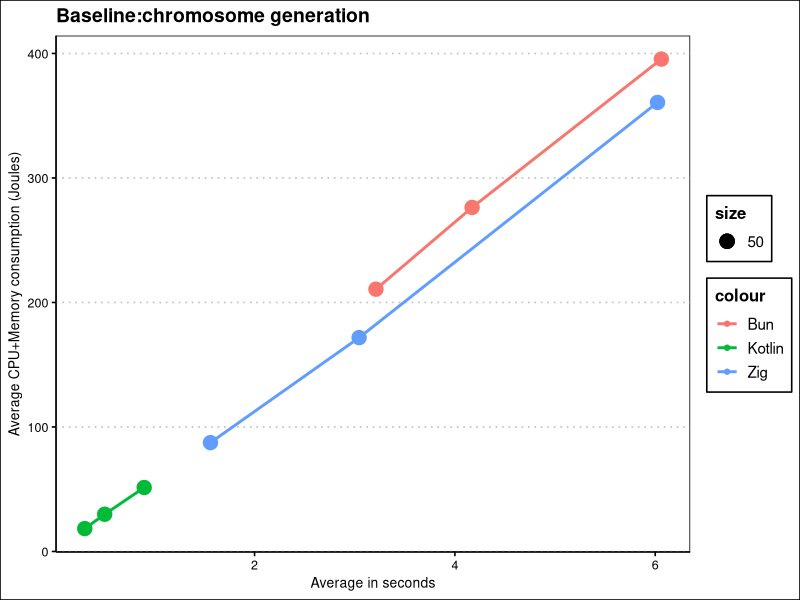
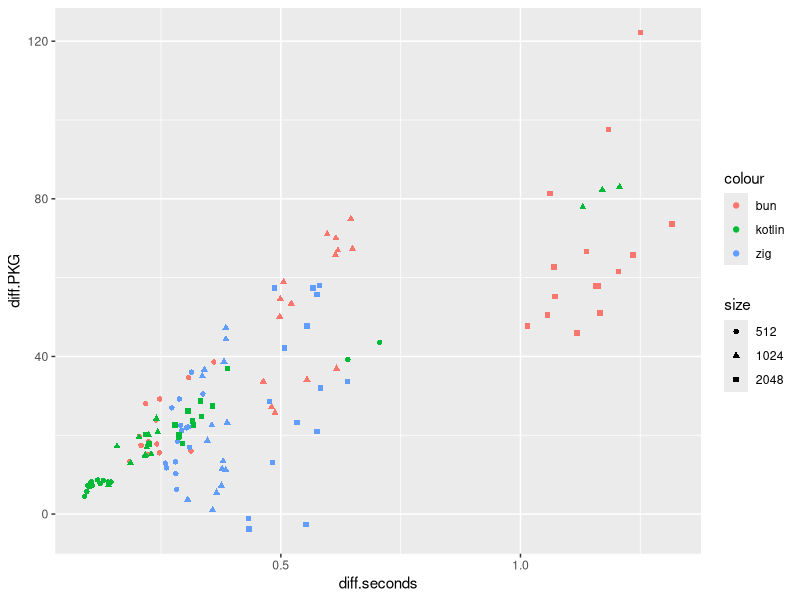
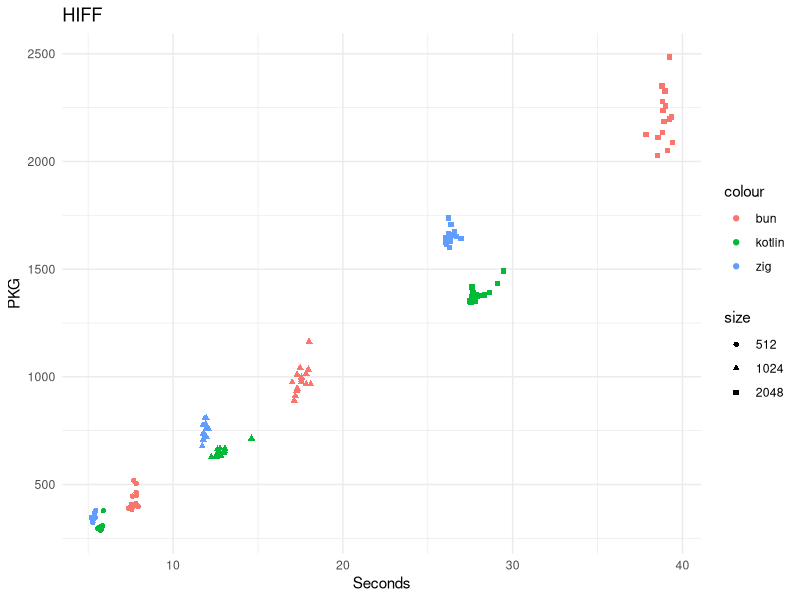
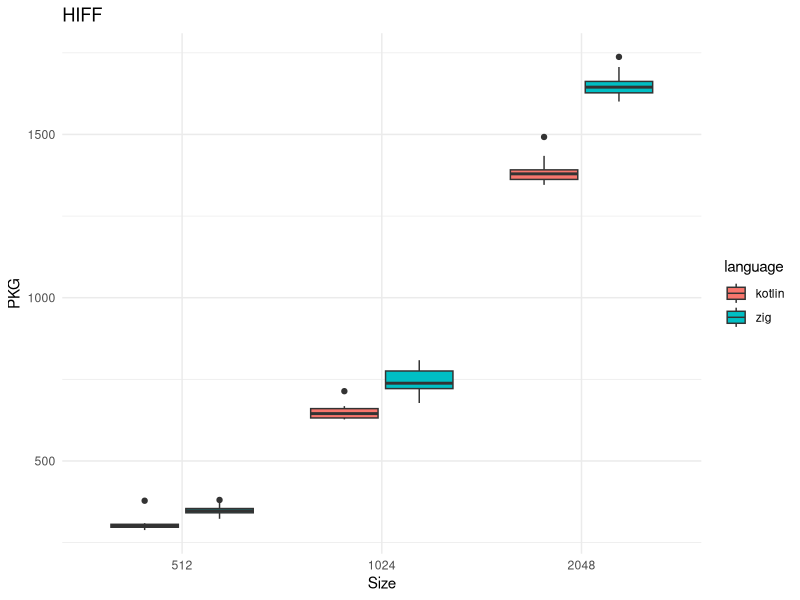
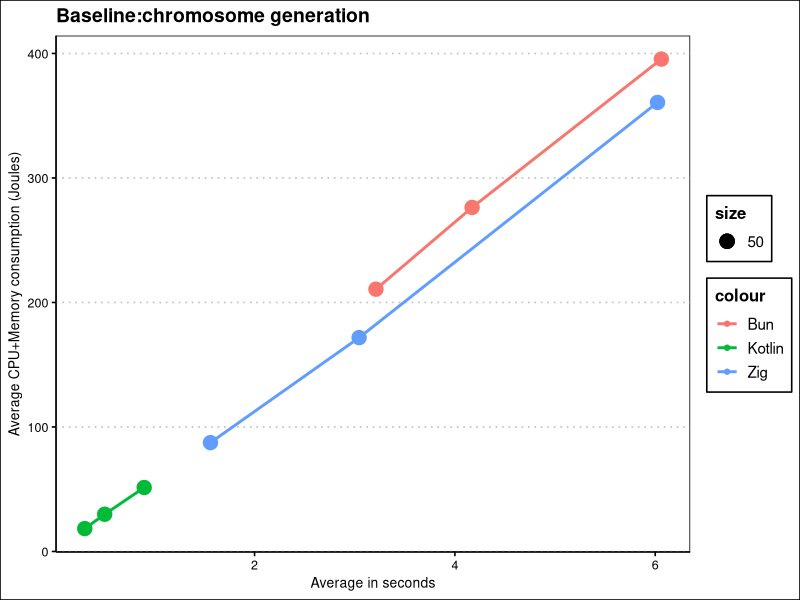

Generate these figures, in order, with R:
## ----lion.setup, echo=F, message=F, fig.pos="h!tb", fig.height=4, fig.cap="Average running time and PKG (CPUs and memory) energy consumption generating 40K chromosomes for the three languages (represented with different colors); dot size is proportional to the logarithm of the chromosome size."----
library(dplyr)
library(ggplot2)
library(ggthemes)
generate.chromosomes.bun <- read.csv("../data/generate-chromosomes-bun-lion-24.csv")
generate.chromosomes.bun  %>% group_by( size ) %>% summarise( mean.pkg = mean( PKG ), mean.seconds = mean( seconds ) ) -> generate.chromosomes.bun.avg

generate.chromosomes.zig <- read.csv("../data/lion-zig-gen-23-Feb-12-03-41.csv")
generate.chromosomes.zig %>% group_by( size ) %>% summarise( mean.pkg = mean( PKG ), mean.seconds = mean( seconds ) ) -> generate.chromosomes.zig.avg

generate.chromosomes.kotlin <- read.csv("../data/generate-chromosomes-kotlin-lion-24.csv")
generate.chromosomes.kotlin %>% group_by( size ) %>% summarise( mean.pkg = mean( PKG ), mean.seconds = mean( seconds ) ) -> generate.chromosomes.kotlin.avg

# Add labels for x and y axes
generate.chromosomes.bun.avg$size <- as.factor(generate.chromosomes.bun.avg$size)
generate.chromosomes.zig.avg$size <- as.factor(generate.chromosomes.zig.avg$size)
generate.chromosomes.kotlin.avg$size <- as.factor(generate.chromosomes.kotlin.avg$size)
ggplot(generate.chromosomes.bun.avg, aes(x=mean.seconds,y=mean.pkg,color="Bun"))+ geom_point(data=generate.chromosomes.bun.avg, aes(x=mean.seconds,y=mean.pkg,color="Bun",size=50))+geom_line(linewidth=1)+geom_point(data=generate.chromosomes.zig.avg,aes(x=mean.seconds,y=mean.pkg,color="Zig", size=50))+geom_line(data=generate.chromosomes.zig.avg,aes(x=mean.seconds,y=mean.pkg,color="Zig"),linewidth=1)+geom_point(data=generate.chromosomes.kotlin.avg,aes(x=mean.seconds,y=mean.pkg,color="Kotlin",size=50))+geom_line(data=generate.chromosomes.kotlin.avg,aes(x=mean.seconds,y=mean.pkg,color="Kotlin"), linewidth=1)+ theme_clean()+scale_fill_manual(values=c("blue", "cyan4","pink"))+xlab("Average in seconds")+ylab("Average CPU+Memory consumption (Joules)")+ ggtitle("Baseline:chromosome generation")+theme(panel.background=element_rect(fill="transparent"))
ggsave("../preso/img/fig5-gen-PKG-vs-seconds.png", width=12, height=8)

## ----lion.combined.ops, echo=F, message=F, fig.pos="h!tb", fig.height=4, fig.cap="Running time and PKG energy consumption processing 40K chromosomes via crossover, mutation and ONEMAX for the three languages (represented with different colors); dot shape represents the chromosome size."----

combined.ops.bun <- read.csv("../data/lion-bun-22-Feb-13-55-23.csv")
generate.bun.avgs.seconds <- c(rep( generate.chromosomes.bun.avg$mean.seconds[1], 15),
                               rep( generate.chromosomes.bun.avg$mean.seconds[2], 15),
                               rep( generate.chromosomes.bun.avg$mean.seconds[3], 15))
combined.ops.bun$diff.seconds <- combined.ops.bun$seconds - generate.bun.avgs.seconds
generate.bun.avgs.pkg <- c(rep( generate.chromosomes.bun.avg$mean.pkg[1], 15),
                            rep( generate.chromosomes.bun.avg$mean.pkg[2], 15),
                            rep( generate.chromosomes.bun.avg$mean.pkg[3], 15))
combined.ops.bun$diff.PKG <- combined.ops.bun$PKG - generate.bun.avgs.pkg
combined.ops.bun$size <- as.factor(combined.ops.bun$size)

combined.ops.bun  %>% group_by( size ) %>% summarise( mean.pkg = mean( diff.PKG ), sd.pkg = sd(diff.PKG), mean.seconds = mean( diff.seconds ) ) -> combined.ops.bun.avg

combined.ops.zig <- read.csv("../data/lion-zig-ops-24-Feb-20-08-58.csv")
generate.zig.avgs.seconds <- c(rep( generate.chromosomes.zig.avg$mean.seconds[1], 15),
                               rep( generate.chromosomes.zig.avg$mean.seconds[2], 15),
                               rep( generate.chromosomes.zig.avg$mean.seconds[3], 15))
combined.ops.zig$diff.seconds <- combined.ops.zig$seconds - generate.zig.avgs.seconds
generate.zig.avgs.pkg <- c(rep( generate.chromosomes.zig.avg$mean.pkg[1], 15),
                            rep( generate.chromosomes.zig.avg$mean.pkg[2], 15),
                            rep( generate.chromosomes.zig.avg$mean.pkg[3], 15))
combined.ops.zig$diff.PKG <- combined.ops.zig$PKG - generate.zig.avgs.pkg
combined.ops.zig$size <- as.factor(combined.ops.zig$size)
combined.ops.zig %>% group_by( size ) %>% summarise( mean.pkg = mean( diff.PKG ), sd.pkg = sd( diff.PKG), mean.seconds = mean( diff.seconds ) ) -> combined.ops.zig.avg

combined.ops.kotlin <- read.csv("../data/lion-kt-ops-25-Feb-13-34-30.csv")
generate.kotlin.avgs.seconds <- c(rep( generate.chromosomes.kotlin.avg$mean.seconds[1], 15),
                               rep( generate.chromosomes.kotlin.avg$mean.seconds[2], 15),
                               rep( generate.chromosomes.kotlin.avg$mean.seconds[3], 15))
combined.ops.kotlin$diff.seconds <- combined.ops.kotlin$seconds - generate.kotlin.avgs.seconds
generate.kotlin.avgs.pkg <- c(rep( generate.chromosomes.kotlin.avg$mean.pkg[1], 15),
                            rep( generate.chromosomes.kotlin.avg$mean.pkg[2], 15),
                            rep( generate.chromosomes.kotlin.avg$mean.pkg[3], 15))
combined.ops.kotlin$diff.PKG <- combined.ops.kotlin$PKG - generate.kotlin.avgs.pkg
combined.ops.kotlin$size <- as.factor(combined.ops.kotlin$size)

combined.ops.kotlin %>% group_by( size ) %>% summarise( mean.pkg = mean( diff.PKG ), sd.pkg = sd(diff.PKG), mean.seconds = mean( diff.seconds ) ) -> combined.ops.kotlin.avg

ggplot(combined.ops.bun, aes(x=diff.seconds, y=diff.PKG, shape=size, color="bun")) +
  geom_point() +
  geom_point(data=combined.ops.zig, aes(x=diff.seconds, y=diff.PKG, shape=size, color="zig")) +
  geom_point(data=combined.ops.kotlin, aes(x=diff.seconds, y=diff.PKG, shape=size, color="kotlin"))
  


## ----lion.combined.ops.joules, echo=F, message=F--------------------------------------
library(kableExtra)

combined.ops.bun.avg$language <- "bun"
combined.ops.zig.avg$language <- "zig"
combined.ops.kotlin.avg$language <- "kotlin"

combined.ops <- rbind(combined.ops.bun.avg, combined.ops.zig.avg, combined.ops.kotlin.avg)
combined.ops$ops.joules <- 40000/ combined.ops$mean.pkg 
combined.ops$sd.ops.joules <- 40000/ combined.ops$sd.pkg
combined.ops %>% select( language, size, mean.pkg, sd.pkg, ops.joules ) %>% kable( digits = 2, col.names = c("Language","Size","PKG average","PKG SD", "Ops/Joule average"), caption = "Average operations per Joule in the combined operations experiment for the three languages." )


## ----lion.hiff, echo=F, message=F, fig.pos="h!tb", fig.height=4, fig.cap="Running time and PKG energy consumption computing the HIFF fitness function for 40K chromosomes for the three languages (represented with different colors); dot shape represents the chromosome size."----

hiff.bun <- read.csv("../data/pinpoint-v3-HIFF-13-Dec-09-06-34.csv")
hiff.bun %>% mutate( delta.pkg = PKG - generate.chromosomes.bun.avg$mean.pkg[ match( size, generate.chromosomes.bun.avg$size ) ], delta.seconds = seconds - generate.chromosomes.bun.avg$mean.seconds[ match( size, generate.chromosomes.bun.avg$size ) ] ) -> hiff.bun.delta
hiff.bun.delta$size <- as.factor(hiff.bun.delta$size)

hiff.zig <- read.csv("../data/lion-zig-hiff-27-Feb-13-04-04.csv")
hiff.zig %>% mutate( delta.pkg = PKG - generate.chromosomes.zig.avg$mean.pkg[ match( size, generate.chromosomes.zig.avg$size ) ], delta.seconds = seconds - generate.chromosomes.zig.avg$mean.seconds[ match( size, generate.chromosomes.zig.avg$size ) ] ) -> hiff.zig.delta
hiff.zig.delta$size <- as.factor(hiff.zig.delta$size)

hiff.kotlin <- read.csv("../data/lion-kt-hiff-27-Feb-09-41-42.csv")
hiff.kotlin %>% mutate( delta.pkg = PKG - generate.chromosomes.kotlin.avg$mean.pkg[ match( size, generate.chromosomes.kotlin.avg$size ) ], delta.seconds = seconds - generate.chromosomes.kotlin.avg$mean.seconds[ match( size, generate.chromosomes.kotlin.avg$size ) ] ) -> hiff.kotlin.delta
hiff.kotlin.delta$size <- as.factor(hiff.kotlin.delta$size)

ggplot(hiff.bun.delta, aes(x=delta.seconds, y=delta.pkg, shape=size,color="bun")) +
  geom_point() + geom_point(data=hiff.zig.delta, aes(x=delta.seconds, y=delta.pkg, shape=size, color="zig")) + geom_point(data=hiff.kotlin.delta, aes(x=delta.seconds, y=delta.pkg, shape=size, color="kotlin")) +
  labs(title="HIFF", x="Seconds", y="PKG") +
  theme_minimal()



## ----lion.hiff.boxplot, echo=F, message=F, warning=F, fig.pos="h!tb", fig.height=4, fig.cap="Boxplot of the energy consumption of the HIFF fitness function for 40K chromosomes for Kotlin and {\\protect\\sf zig}"----
kotlin.zig.hiff <- data.frame(
  language = c(rep("kotlin",nrow(hiff.kotlin.delta)), rep("zig",nrow(hiff.zig.delta))),
  delta.pkg = c(hiff.kotlin.delta$delta.pkg, hiff.zig.delta$delta.pkg),
  size=as.factor(c(hiff.kotlin.delta$size, hiff.zig.delta$size)) 
  )
ggplot(kotlin.zig.hiff, aes(x=size, y=delta.pkg, fill=language)) + geom_boxplot() + labs(title="HIFF", x="Size", y="PKG") + theme_minimal()
# wilcox.test(delta.pkg ~ language, data=kotlin.zig.hiff[kotlin.zig.hiff$size=="512",])
# wilcox.test(delta.pkg ~ language, data=kotlin.zig.hiff[kotlin.zig.hiff$size=="1024",])
# wilcox.test(delta.pkg ~ language, data=kotlin.zig.hiff[kotlin.zig.hiff$size=="2048",])


## ----lion.hiff.joules, echo=F, message=F----------------------------------------------
library(kableExtra)
hiff.bun.delta %>% group_by( size ) %>% summarise( mean.pkg = mean( delta.pkg ), sd.pkg = sd( delta.pkg), mean.seconds = mean( delta.seconds ) ) -> hiff.bun.avg
hiff.zig.delta %>% group_by( size ) %>% summarise( mean.pkg = mean( delta.pkg ), sd.pkg = sd( delta.pkg), mean.seconds = mean( delta.seconds ) ) -> hiff.zig.avg
hiff.kotlin.delta %>% group_by( size ) %>% summarise( mean.pkg = mean( delta.pkg ), sd.pkg = sd( delta.pkg), mean.seconds = mean( delta.seconds ) ) -> hiff.kotlin.avg

hiff.bun.avg$language <- "bun"
hiff.zig.avg$language <- "zig"
hiff.kotlin.avg$language <- "kotlin"

hiff <- rbind(hiff.bun.avg, hiff.zig.avg, hiff.kotlin.avg)
hiff$ops.joules <- 40000/ hiff$mean.pkg 
hiff$sd.ops.joules <- 40000/ hiff$sd.pkg
hiff %>% select( language, size, mean.pkg, sd.pkg, ops.joules ) %>% kable( digits = 2, col.names = c("Language","Size","PKG average","PKG SD", "Ops/Joule average"), caption = "Average operations per Joule in the HIFF experiment for the three languages." )
